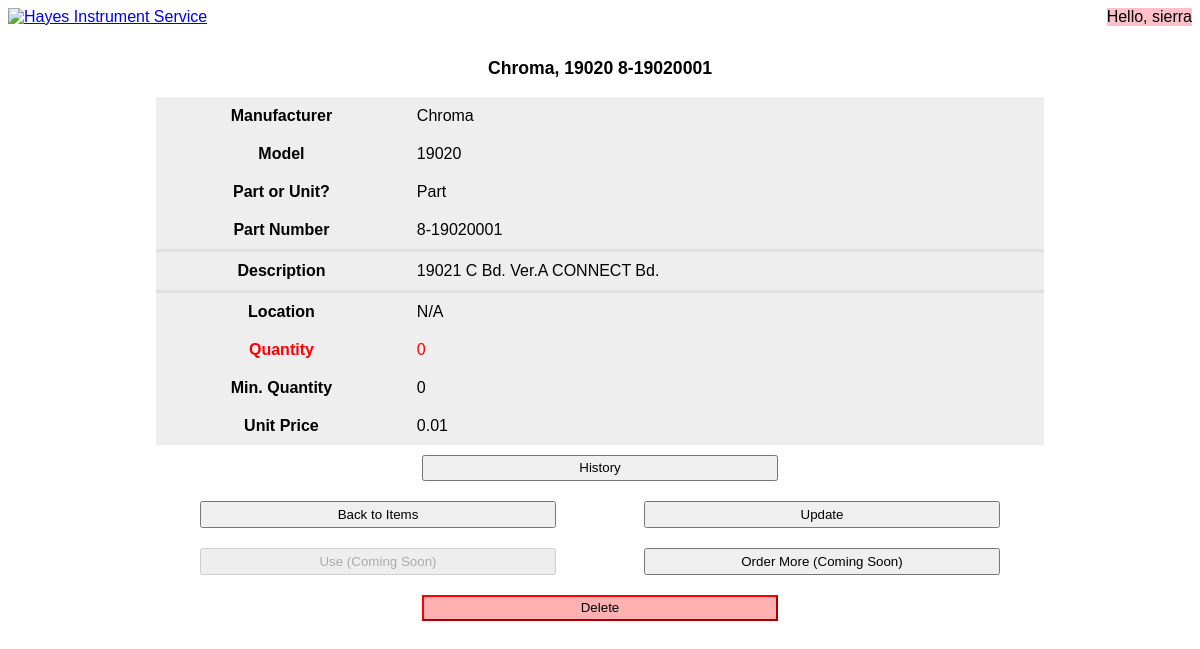
Page /inventory_database/items/1/ (signed in) on the committed database.
### inventory/models.py (models this page shows, shortened)
class Item(models.Model):
    PART = "Part"
    UNIT = "Unit"
    ITEM_TYPE_CHOICES = {
        PART: "Part",
        UNIT: "Unit",
    }
    manufacturer = models.CharField(default="N/A", max_length=50)
    model = models.CharField(default="N/A", max_length=100)
    part_or_unit = models.CharField(
        blank=False,
        choices=ITEM_TYPE_CHOICES,
        default=PART,
        max_length=5,
    )
    part_number = models.CharField(blank=True, max_length=100)
    description = models.TextField()
    location = models.CharField(default="N/A", max_length=50)
    quantity = models.IntegerField(default=0, validators=[MinValueValidator(0)])
    min_quantity = models.IntegerField(default=0, validators=[MinValueValidator(0)])
    unit_price = models.DecimalField(
        default=0.01,
        max_digits=16,
        decimal_places=2,
        validators=[MinValueValidator(0.00)],
    )
    last_modified_by = models.ForeignKey(
        User, on_delete=models.SET_NULL, null=True, blank=True
    )
    tracker = FieldTracker(fields=[
        'manufacturer', 'model', 'part_or_unit', 'part_number', 'description',
        'location', 'quantity', 'min_quantity', 'unit_price'
    ])
    @property
    def low_stock(self):
        return self.quantity <= self.min_quantity
    def __str__(self):
        item_string = self.manufacturer + ", " + self.model
        if self.part_or_unit == self.PART:
            item_string += " " + self.part_number
        return item_string

### inventory/views.py (the view)
# urls.py: path("items/<int:pk>/", views.ItemDetailView.as_view(), name="item_detail"),
class ItemDetailView(LoginRequiredMixin, DetailView):
    model = Item
    template_name = "item_detail.html"
    def get_context_data(self, **kwargs):
        context = super().get_context_data(**kwargs)
        context["user_group"] = self.request.user.groups.first()
        return context

### inventory/templates/item_detail.html (shortened to what this page needs)
{% extends "inventory_base_template.html" %}
{% load static %}
{% block other_stylesheets %}
    <link rel="stylesheet" href="{% static "item_detail.css" %}" />
{% endblock other_stylesheets %}
{% block page-title %} {{ item }} {% endblock page-title %}
{% block content %}
{% if item %}
    <table>
        <tr>
            <th>Manufacturer</th><td>{{ item.manufacturer }}</td>
        </tr>
        <tr>
            <th>Model</th><td>{{ item.model }}</td>
        </tr>
        <tr>
            <th>Part or Unit?</th><td>{{ item.part_or_unit }}</td>
        </tr>
        <tr>
            <th>Part Number</th><td>{{ item.part_number }}</td>
        </tr>
        <tr class="description">
            <th>Description</th><td>{{ item.description }}</td>
        </tr>
        <tr>
            <th>Location</th><td>{{ item.location }}</td>
        </tr>
        <tr {% if item.low_stock %} style="color: red;" title="This item is low in stock."{% endif %}>
            <th>Quantity</th><td>{{ item.quantity }}</td>
        </tr>
        <tr>
            <th>Min. Quantity</th><td>{{ item.min_quantity }}</td>
        </tr>
        <tr>
            <th>Unit Price</th><td>{{ item.unit_price }}</td>
        </tr>
    </table>
{% else %}
    No details are available.
{% endif %}
<div class="buttons">
    <button type="buttons" id="history" onclick="window.location.href='{% url "inventory:item_history" item.id %}'">
        History
    </button>
</div>
<div class="buttons">
    <button type="button" id="back" onclick="window.location.href='{% url "inventory:items" %}';">
        Back to Items
    </button>
    {% if user_group.name != None and user_group.name != 'Viewer' %}
    {% if user_group.name == 'Superuser' %}
    <button type="button" id="update" onclick="window.location.href='{% url 'inventory:item_update_form_superuser' item.id %}';">
    {% elif user_group.name == 'Technician' %}
    <button type="button" id="update" onclick="window.location.href='{% url 'inventory:item_update_form_technician' item.id %}';">
    {% else %}
    <button type="button" id="update" onclick="window.location.href='{% url 'inventory:item_update_form_intern' item.id %}';">
    {% endif %}
        Update
    </button>
    {% endif %}
</div>
{% if user_group.name == 'Technician' or user_group.name == 'Superuser' %}
<div class="buttons">
    <button type="button" id="use" onclick="window.location.href='{% url "inventory:item_use_form" item.id %}'" {% if item.quantity == 0 %}disabled{% endif %}>
        Use (Coming Soon)
    </button>
    {% if user_group.name == 'Superuser' %}
    <button type="button" id="order-more">
        Order More (Coming Soon)
    </button>
    {% else %}
    <button type="button" id="order-more" onclick="window.location.href='{% url "inventory:item_request_form" item.id %}'">
        Request More (Coming Soon)
    </button>
    {% endif %}
</div>
<div class="buttons danger-zone">
    <button type="button" onclick="window.location.href='{% url "inventory:item_confirm_delete" item.id %}'">Delete</button>
</div>
{% endif %}
{% endblock content %}

### inventory/templates/inventory_base_template.html (shortened to what this page needs)
<!DOCTYPE html>
<html lang="en">
{% load static %}
<head>
    <link rel="stylesheet" href="{% static "inventory_base.css" %}" />
    {% block other_stylesheets %}{% endblock other_stylesheets %}
</head>
<body>
    <div class="header">
        <a href="{% url 'authentication:home' %}">
            <img class="image" height="94" width="532" src="https://hayesinstruments.com/images/HayesLetterhead.gif"
                alt="Hayes Instrument Service"
                title="Click here to go to the Home page.">
        </a>
        <div class="user">Hello, {{ request.user.username }}</div>
    </div>
    <div class="page-title">{% block page-title %}{% endblock page-title %}</div>
    <div class="content">
        {% block content %}
        {% endblock content %}
    </div>
</body>
</html>

### inventory/static/inventory_base.css (style rules this page uses)
body, textarea { font-family: arial, sans-serif; }
div.header { display: flex; margin-bottom: 2em; justify-content: space-between; align-items: center; }
div.user { background-color: pink; }
div.page-title { font-size: 110%; font-weight: bold; text-align: center; padding-bottom: 1em; }

### inventory/static/item_detail.css (style rules this page uses)
table, .buttons { margin: 0 auto; width: 75%; max-width: 900px; }
table { background-color: rgb(238, 238, 238); border-collapse: collapse; }
td { padding: 10px; }
tr.description { border-top: 3px solid rgb(225, 225, 225); border-bottom: 3px solid rgb(225, 225, 225); }
.buttons { display: flex; justify-content: space-around; padding: 10px 0; }
.buttons > button, input { width: 40%; height: 2em; }
.buttons.danger-zone > button { border-color: red; background-color: rgba(255, 100, 100, 0.5); }

### rows in the picture
Item: manufacturer+model+part_or_unit "Chroma, 19020 8-19020001", manufacturer "Chroma", model "19020", part_or_unit "Part", part_number "8-19020001", description "19021 C Bd. Ver.A CONNECT Bd.", location "N/A", quantity "0", min_quantity "0", unit_price "0.01"

### other values in the picture
{{ request.user.username }} "sierra"
